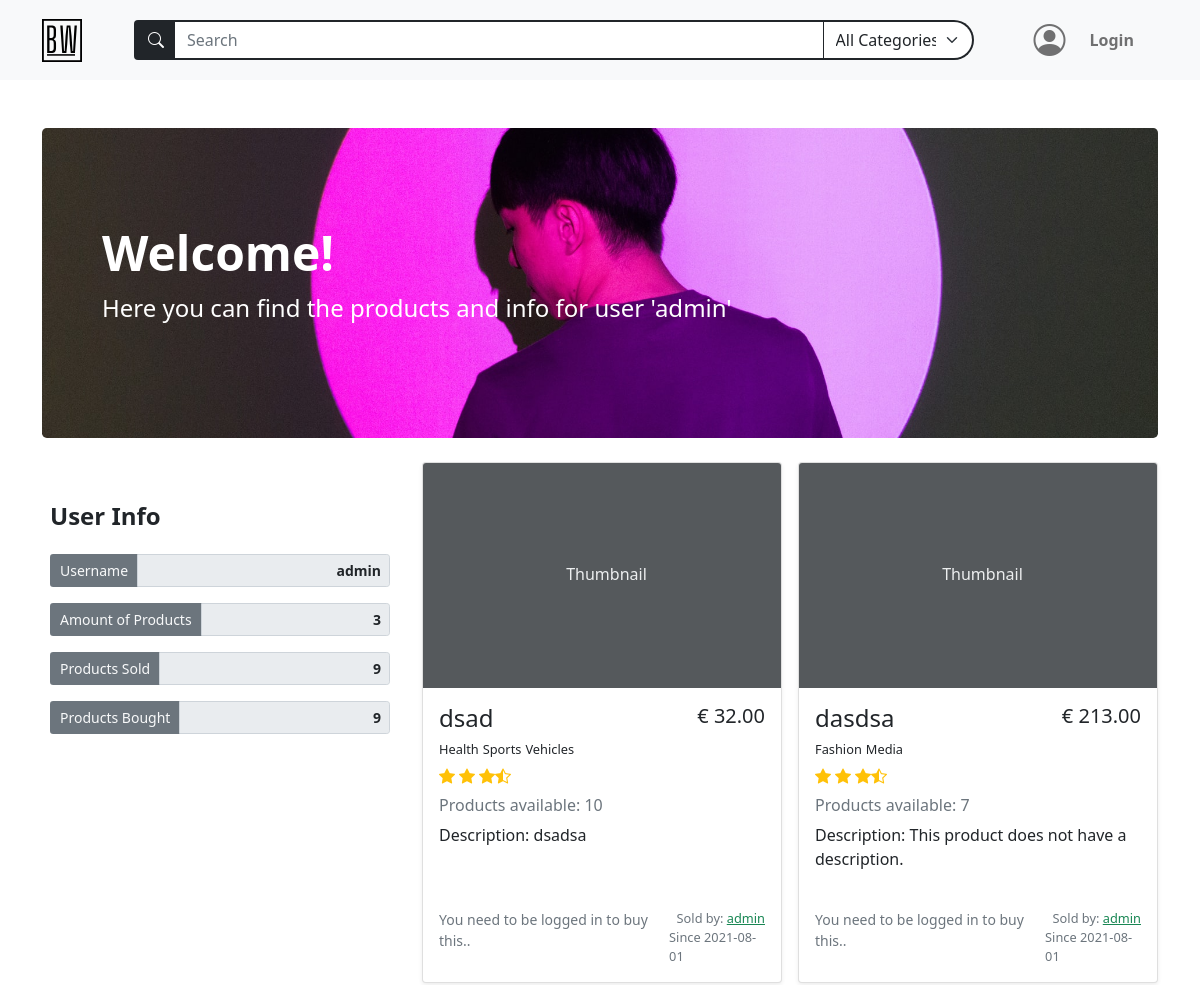
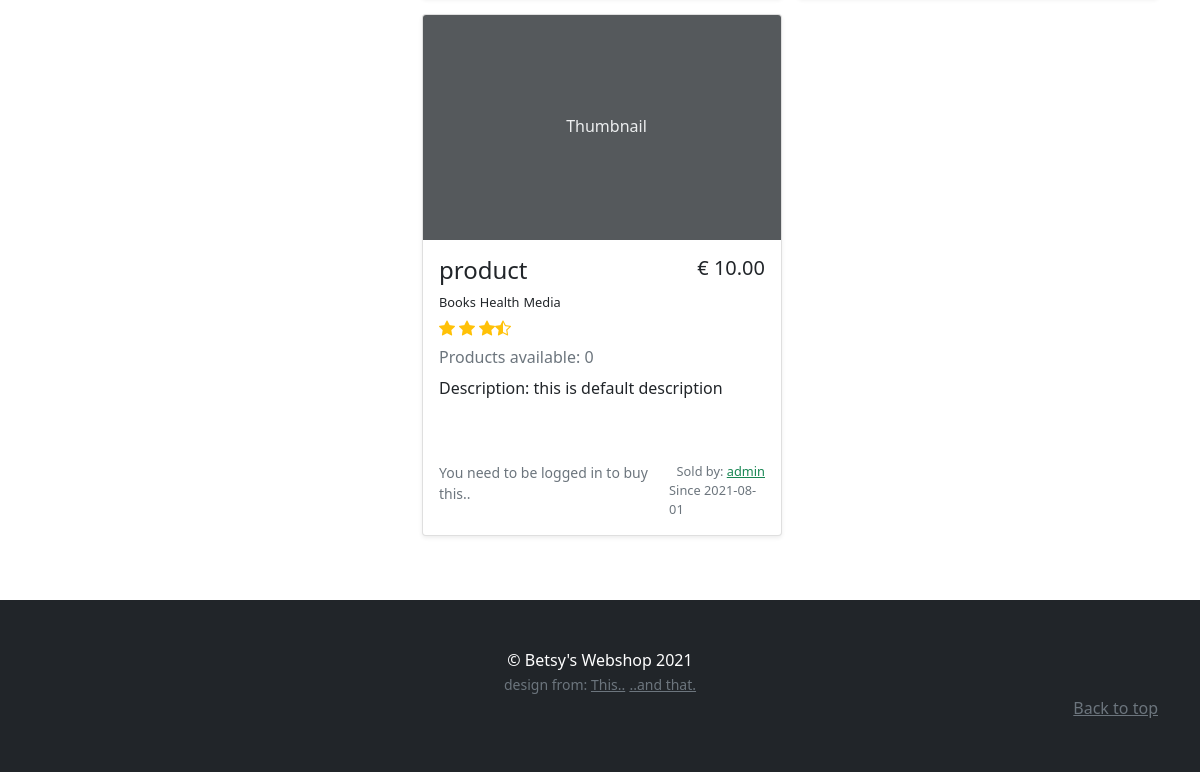
Before: /users/1 with the older database file (2 pictures, top to bottom).
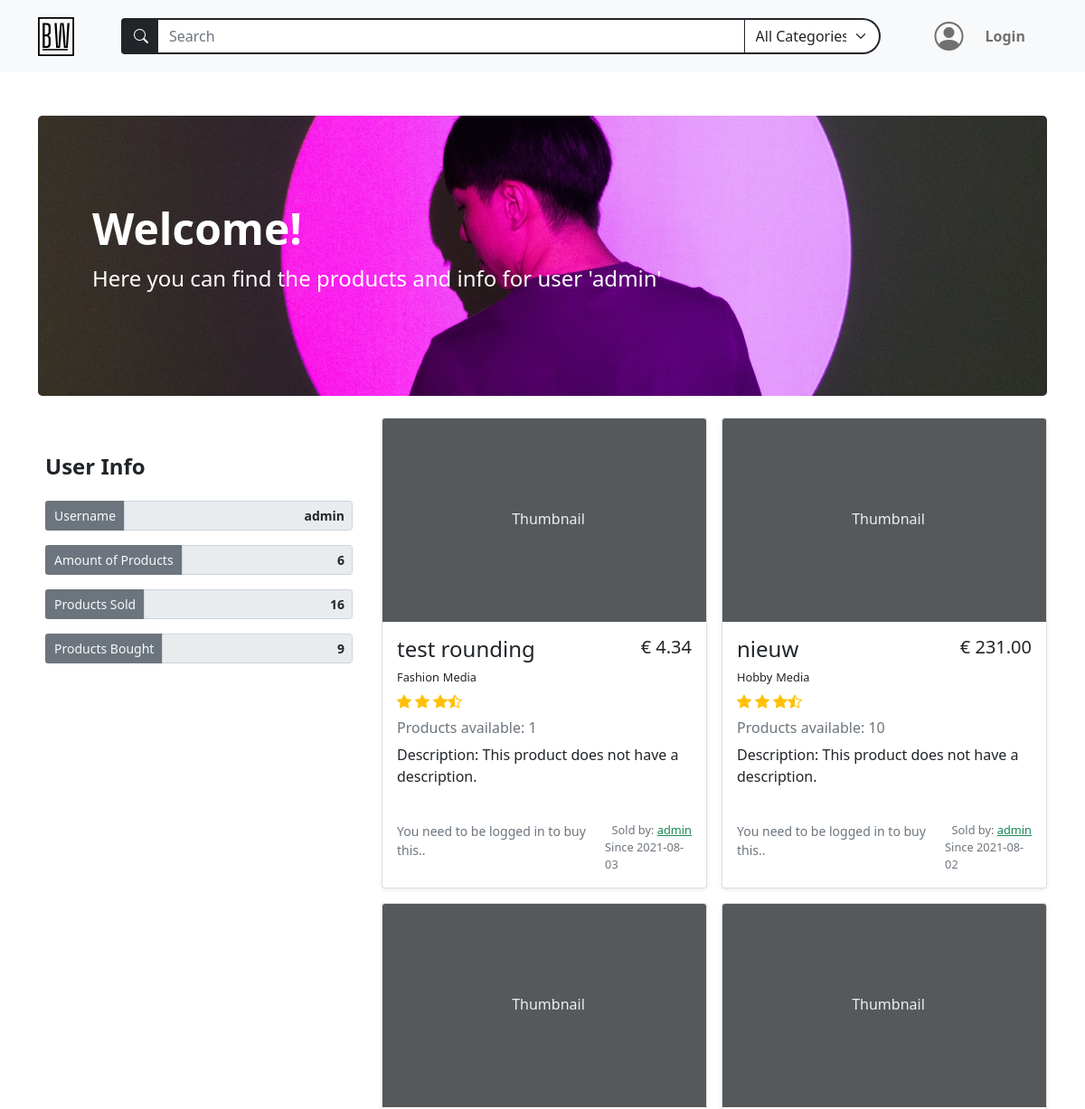
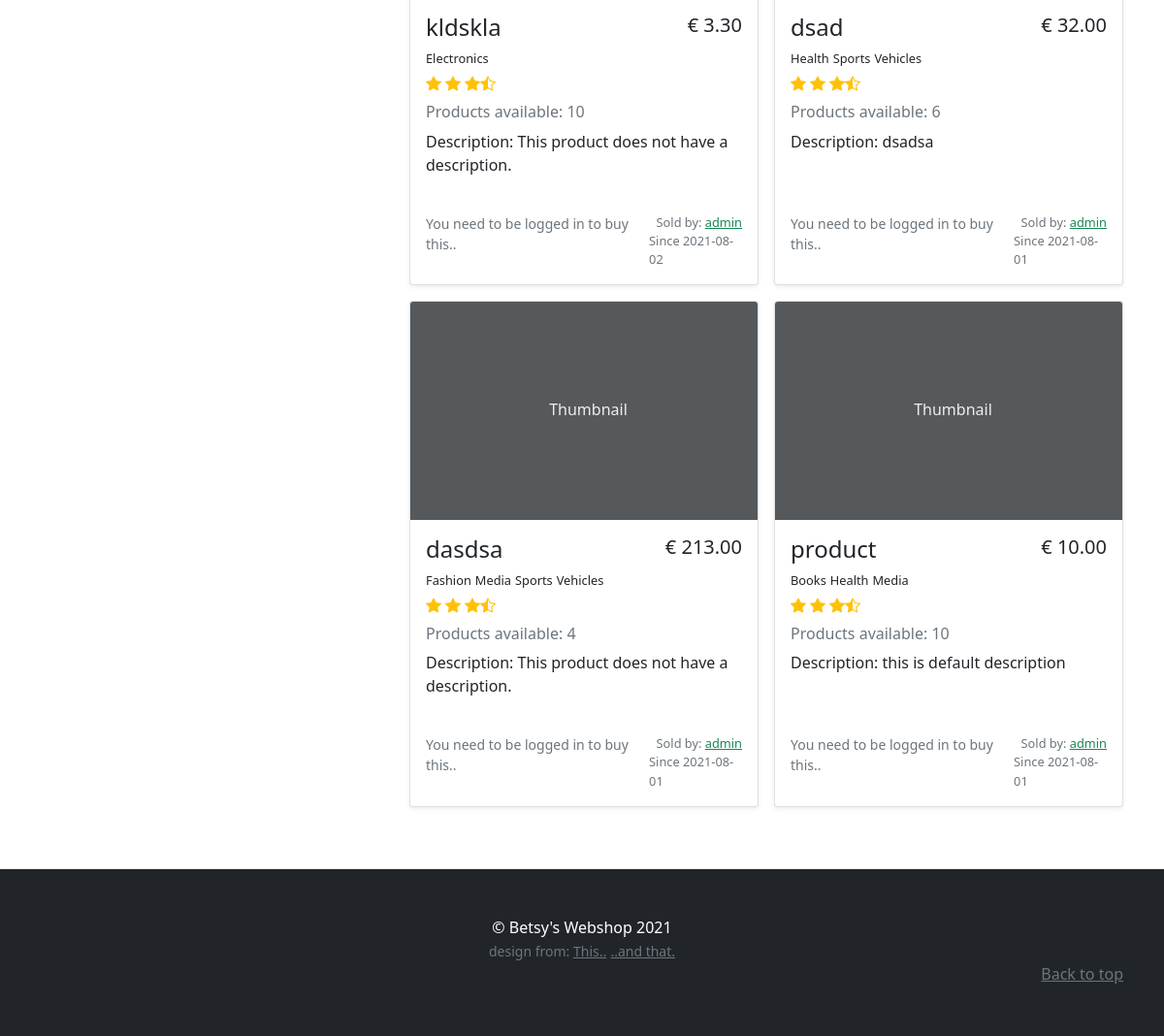
After: the same page with the newer database file (2 pictures, top to bottom).
### models.py (models this page shows)
class BaseModel(db_wrapper.Model):
    class Meta:
        database = db

class Product(BaseModel):
    name = CharField(max_length=50)
    description = TextField(null=True)
    price_per_unit = DecimalField(
        constraints=[Check("price_per_unit >= 0")],
        decimal_places=2,
        auto_round=True,
        null=True,
        default=0,
        max_digits=10,
    )
    stock = IntegerField(default=1)
    owner = ForeignKeyField(User, backref="products")
    date_posted = DateTimeField(formats="%Y-%m-%d %H:%M", default=datetime.now())

class ProductTag(BaseModel):
    product = ForeignKeyField(Product, index=True, backref="tags")
    tag = ForeignKeyField(Tag, index=True, backref="products")

class Tag(BaseModel):
    name = CharField(unique=True, max_length=30)

class User(BaseModel, UserMixin):
    first_name = CharField(index=True, max_length=30, null=True, default="")
    last_name = CharField(max_length=120, null=True, default="")
    address = CharField(max_length=200, null=True, default="")
    city = CharField(max_length=50, null=True, default="")
    country = CharField(max_length=50, null=True)
    cc_number = IntegerField(null=True, default="")
    username = CharField(index=True, max_length=30, unique=True)
    email = CharField(index=True, max_length=50, unique=True)
    password = CharField(max_length=20)

### routes.py (the view)
@app.route("/users/<int:user_id>")
def user_profile(user_id):
    register_form = RegistrationForm(prefix="register_form")
    login_form = LoginForm(prefix="login_form")
    search_form = SearchForm(prefix="search_form")
    user_products = list_user_products(user_id)
    search_form.search_tag.choices = get_alpha_tag_names()
    users = User.select().where(User.id == user_id)
    user = get_object_or_404(users, User.id == user_id)
    return render_template(
        "user_profile.html",
        title=user.username,
        user=user,
        user_products=user_products,
        all_products=Product.select(),
        login_form=login_form,
        register_form=register_form,
        search_form=search_form,
        transactions_sold=get_user_sold_transactions(user_id),
        transactions_bought=get_user_bought_transactions(user_id),
        bannerinfo={
            "banner_bg": "user-profile-banner",
            "banner_h1": "Welcome!",
            "banner_text": f"Here you can find the products and info for user '{user.username}'",
        },
    )

### forms.py (shortened to what this page needs)
class RegistrationForm(FlaskForm):
    username = StringField(
        "Username",
        validators=[InputRequired(), Length(min=2, max=30)],
    )
    email = StringField(
        "Email", validators=[InputRequired(), Length(min=5, max=50), Email()]
    )
    password = PasswordField(
        "Set Password",
        validators=[
            InputRequired(),
            EqualTo(
                "password_confirm", message="Password must be identical in both inputs"
            ),
            Length(min=5, max=20),
        ],
    )
    password_confirm = PasswordField("Confirm Password")
    submit = SubmitField("Sign Up")

class LoginForm(FlaskForm):
    email = StringField(
        "Email", validators=[InputRequired(), Length(min=2, max=50), Email()]
    )
    password = PasswordField("Your Password", validators=[InputRequired()])
    login = SubmitField("Login!")

### main.py (called while the page is built)
def list_user_products(user_id) -> list[Product]:
    user_products = (
        Product.select()
        .join(User)
        .where(Product.owner == user_id)
        .order_by(Product.id.desc())
    )
    return user_products

### templates/user_profile.html
{% extends 'base.html' %} {% block content %}
{% macro user_profile(name="", value="", class="form-control border border-2
border-secondary") %}
<div class="form-group col-md-12">
  <div class="input-group input-group-sm">
    <span
      class="
        input-group-text
        bg-secondary
        text-light
        border border-2 border-secondary
      "
      >{{name}}
    </span>
    <input
      class="form-control text-end fw-bold"
      type="text"
      value="{{value}}"
      aria-label="Disabled input example"
      disabled
      readonly
    />
  </div>
</div>
{% endmacro %}
<div class="container mb-3 py-5">
  {% include "banner.html" %}
  <div class="row">
    <div class="col-lg-4">
      <div class="position-sticky my-4 container p-0" style="top: 6rem">
        <div class="row g-3 m-auto">
          <div class="d-flex justify-content-between">
            <h4 class="mb-2 fw-bolder">User Info</h4>
          </div>
          {{user_profile(name="Username", value= user.username)}}
          {{user_profile(name="Amount of Products", value= user_products |
          length)}}
          {{user_profile(name="Products Sold", value= transactions_sold |
          length)}}
          {{user_profile(name="Products Bought", value= transactions_bought |
          length)}}
        </div>
      </div>
    </div>
    <div class="col-lg-8 container ms-0">
      {% if user_products | length == 0 %}
      <div class="card text-center my-4">
        <div class="card-header">No products available!!!</div>
        <div class="card-body">
          <h5 class="card-title">User has no products.</h5>
          <p class="card-text">
            {{user.username}} has not added products to sell. Please check
            another user.
          </p>
          <a href="{{url_for('home')}}" class="btn btn-warning text-dark"
            >Get me back to the homepage.</a
          >
        </div>
      </div>
      {% else %}
      <div class="album">
        <div class="row row-cols-1 row-cols-md-2 g-3">
          {% for product in user_products %} {% include
          "product_in_search_results.html" %} {% endfor %}
        </div>
      </div>
      {% endif %}
    </div>
  </div>
</div>
{% endblock content %}

### templates/product_in_search_results.html (shortened to what this page needs)
<div class="col">
  <div class="card shadow-sm">
    <svg
      class="bd-placeholder-img card-img-top"
      width="100%"
      height="225"
      xmlns="http://www.w3.org/2000/svg"
      role="img"
      aria-label="Placeholder: Thumbnail"
      preserveAspectRatio="xMidYMid slice"
      focusable="false"
    >
      <text x="40%" y="50%" fill="#eceeef" dy=".3em">Thumbnail</text>
    </svg>
    <div class="card-body h-100">
      <div class="d-flex justify-content-between">
        <h4>{{ product.name }}</h4>
        <h5>€ {{ "%.2f"|format(product.price_per_unit) }}</h5>
      </div>
      <ul class="d-flex p-0 mb-0">
        {% if product.tags %} {% for producttags in product.tags %}
        <span class="pe-1 fs-small"> {{producttags.tag.name}}</span>
        {% endfor %} {% else %}
        <span class="pe-1 fs-small">This product has no categories.</span>
        {% endif %}
      </ul>
      <div class="d-flex text-warning py-1">
        <i class="bi bi-star-fill"></i>
        <i class="bi bi-star-fill mx-1"></i>
        <i class="bi bi-star-fill"></i>
        <i class="bi bi-star-half"></i>
      </div>
      <h6 class="text-muted my-0 mt-1 mb-2">
        Products available: {{product.stock}}
      </h6>
      <p class="card-text mt-2" style="min-height: 70px">
        Description: {% if product.description %} {{ product.description }} {%
        else %} This product does not have a description. {% endif %}
      </p>
      <div class="d-flex justify-content-between ">
        {% if current_user.id == product.owner.id %}
        {% elif current_user.is_anonymous %}
        <small class="text-muted">You need to be logged in to buy this..</small>
        {% endif %}
        <div class="text-muted fs-small m-0 p-0  ms-auto">
          <p class="m-0 text-end">
            Sold by: {% if current_user.username == product.owner.username %}
            <small>You</small>
            {% else %}
            <a
              class="text-success"
              href="{{url_for('user_profile', user_id=product.owner.id)}}"
              >{{ product.owner.username }}</a
            >
            {% endif %}
          </p>
          <p class="m-0">Since {{product.date_posted[0:10]}}</p>
        </div>
      </div>
    </div>
  </div>
</div>

Changed rows visible on the page:
added Product: name "test rounding", price_per_unit "4.34", stock "1", shows "This product does not have a description.", owner.username "admin", date_posted "2021-08-03"
added ProductTag: tag.name "Fashion", shown under "test rounding"
added ProductTag: tag.name "Media", shown under "test rounding"
added Product: name "nieuw", price_per_unit "231.00", stock "10", shows "This product does not have a description.", owner.username "admin", date_posted "2021-08-02"
added ProductTag: tag.name "Hobby", shown under "nieuw"
added ProductTag: tag.name "Media", shown under "nieuw"
added Product: name "kldskla", price_per_unit "3.30", stock "10", shows "This product does not have a description.", owner.username "admin", date_posted "2021-08-02"
added ProductTag: tag.name "Electronics", shown under "kldskla"
changed Product "dsad": stock "10" → "6"
changed Product "dasdsa": stock "7" → "4"
added ProductTag: tag.name "Sports", shown under Product "dasdsa"
added ProductTag: tag.name "Vehicles", shown under Product "dasdsa"
changed Product "product": stock "0" → "10"
Other visible differences:
form field value: "3 9 9" → "6 16 9"
